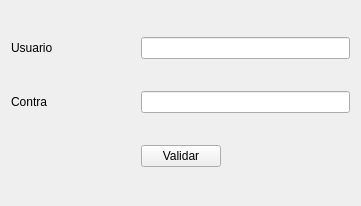
<?xml version="1.0" encoding="UTF-8"?>
<ui version="4.0">
 <class>Login</class>
 <widget class="QWidget" name="Login">
  <property name="geometry">
   <rect>
    <x>0</x>
    <y>0</y>
    <width>361</width>
    <height>206</height>
   </rect>
  </property>
  <property name="windowTitle">
   <string>Login</string>
  </property>
  <layout class="QGridLayout" name="gridLayout_2">
   <item row="0" column="0">
    <widget class="QLabel" name="lUsuario">
     <property name="text">
      <string>Usuario</string>
     </property>
    </widget>
   </item>
   <item row="2" column="3">
    <spacer name="horizontalSpacer">
     <property name="orientation">
      <enum>Qt::Horizontal</enum>
     </property>
     <property name="sizeHint" stdset="0">
      <size>
       <width>40</width>
       <height>20</height>
      </size>
     </property>
    </spacer>
   </item>
   <item row="2" column="1" colspan="2">
    <widget class="QPushButton" name="pbValidar">
     <property name="focusPolicy">
      <enum>Qt::NoFocus</enum>
     </property>
     <property name="text">
      <string>Validar</string>
     </property>
    </widget>
   </item>
   <item row="1" column="0">
    <widget class="QLabel" name="lClave">
     <property name="text">
      <string>Contra</string>
     </property>
    </widget>
   </item>
   <item row="2" column="0">
    <spacer name="horizontalSpacer_2">
     <property name="orientation">
      <enum>Qt::Horizontal</enum>
     </property>
     <property name="sizeHint" stdset="0">
      <size>
       <width>40</width>
       <height>20</height>
      </size>
     </property>
    </spacer>
   </item>
   <item row="0" column="1" colspan="3">
    <widget class="QLineEdit" name="leUsuario"/>
   </item>
   <item row="1" column="1" colspan="3">
    <widget class="QLineEdit" name="leClave">
     <property name="echoMode">
      <enum>QLineEdit::Password</enum>
     </property>
    </widget>
   </item>
  </layout>
 </widget>
 <tabstops>
  <tabstop>leUsuario</tabstop>
  <tabstop>leClave</tabstop>
  <tabstop>pbValidar</tabstop>
 </tabstops>
 <resources/>
 <connections/>
</ui>
